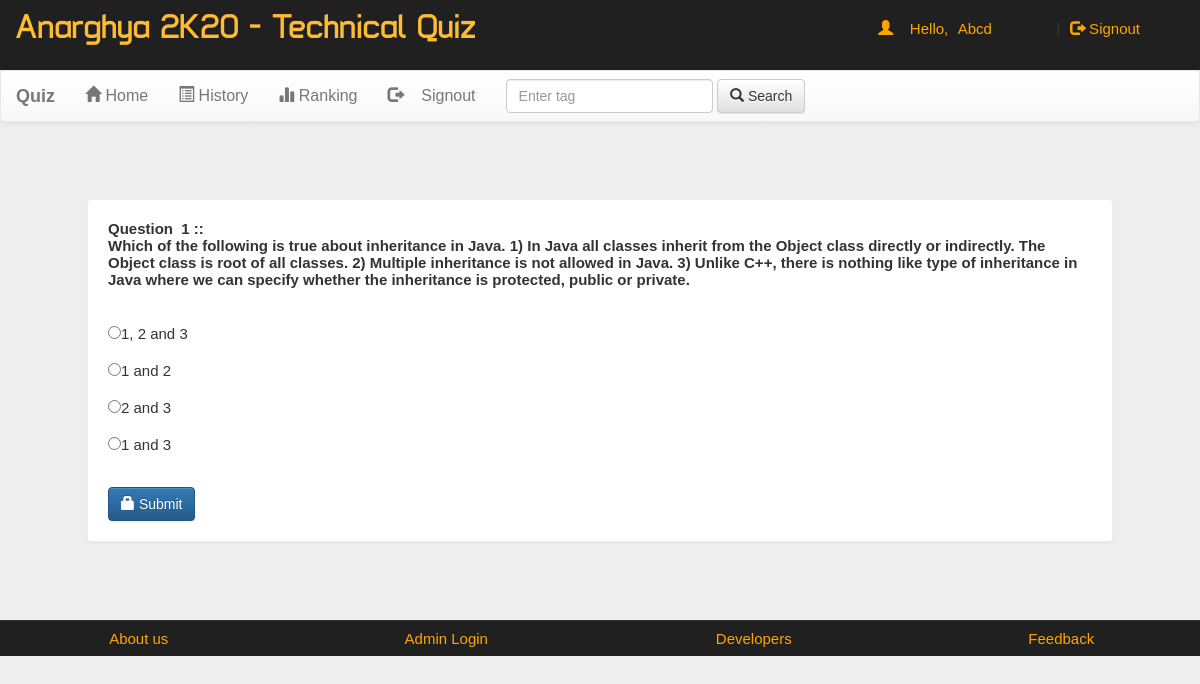
The app's page /account.php?q=quiz&step=2&eid=5e5ee65bc0132&n=1&t=5 (signed in) with its own data.
### tables this page shows
CREATE TABLE `questions` (
  `eid` text NOT NULL,
  `qid` text NOT NULL,
  `qns` text NOT NULL,
  `choice` int(10) NOT NULL,
  `sn` int(11) NOT NULL
);

CREATE TABLE `options` (
  `qid` varchar(50) NOT NULL,
  `option` varchar(5000) NOT NULL,
  `optionid` text NOT NULL
);

### account.php (the view, shortened to what this page needs)
<!DOCTYPE html PUBLIC "-//W3C//DTD XHTML 1.0 Transitional//EN" "http://www.w3.org/TR/xhtml1/DTD/xhtml1-transitional.dtd">
<html xmlns="http://www.w3.org/1999/xhtml">
<head>
<link  rel="stylesheet" href="css/bootstrap.min.css"/>
 <link  rel="stylesheet" href="css/bootstrap-theme.min.css"/>
 <link rel="stylesheet" href="css/main.css">
 <link  rel="stylesheet" href="css/font.css">
</head>
<body>
<div class="header">
<div class="row">
<div class="col-lg-6">
<span class="logo">Anarghya 2K20 - Technical Quiz</span></div>
<div class="col-md-4 col-md-offset-2">
 <?php
 include_once 'dbConnection.php';
  if(!(isset($_SESSION['email']))){
header("location:index.php");
}
else
{
$name = $_SESSION['name'];
echo '<span class="pull-right top title1" ><span class="log1"><span class="glyphicon glyphicon-user" aria-hidden="true"></span>&nbsp;&nbsp;&nbsp;&nbsp;Hello,</span> <a href="account.php?q=1" class="log log1">'.$name.'</a>&nbsp;|&nbsp;<a href="logout.php?q=account.php" class="log"><span class="glyphicon glyphicon-log-out" aria-hidden="true"></span>&nbsp;Signout</button></a></span>';
}?>
</div>
</div></div>
<div class="bg">
<nav class="navbar navbar-default title1">
  <div class="container-fluid">
    <div class="navbar-header">
      <a class="navbar-brand" href="#"><b>Quiz</b></a>
    </div>
    <div class="collapse navbar-collapse" id="bs-example-navbar-collapse-1">
      <ul class="nav navbar-nav">
        <li <?php if(@$_GET['q']==1) echo'class="active"'; ?> ><a href="account.php?q=1"><span class="glyphicon glyphicon-home" aria-hidden="true"></span>&nbsp;Home<span class="sr-only">(current)</span></a></li>
        <li <?php if(@$_GET['q']==2) echo'class="active"'; ?>><a href="account.php?q=2"><span class="glyphicon glyphicon-list-alt" aria-hidden="true"></span>&nbsp;History</a></li>
		<li <?php if(@$_GET['q']==3) echo'class="active"'; ?>><a href="account.php?q=3"><span class="glyphicon glyphicon-stats" aria-hidden="true"></span>&nbsp;Ranking</a></li>
		<li class="pull-right"> <a href="logout.php?q=account.php"><span class="glyphicon glyphicon-log-out" aria-hidden="true"></span>&nbsp;&nbsp;&nbsp;&nbsp;Signout</a></li>
		</ul>
            <form class="navbar-form navbar-left" role="search">
        <div class="form-group">
          <input type="text" class="form-control" placeholder="Enter tag ">
        </div>
        <button type="submit" class="btn btn-default"><span class="glyphicon glyphicon-search" aria-hidden="true"></span>&nbsp;Search</button>
      </form>
      </div>
  </div>
</nav>
<div class="container">
<div class="row">
<div class="col-md-12">
<?php
if(@$_GET['q']== 'quiz' && @$_GET['step']== 2) {
$eid=@$_GET['eid'];
$sn=@$_GET['n'];
$total=@$_GET['t'];
$q=mysqli_query($con,"SELECT * FROM questions WHERE eid='$eid' AND sn='$sn' " );
echo '<div class="panel" style="margin:5%">';
while($row=mysqli_fetch_array($q) )
{
$qns=$row['qns'];
$qid=$row['qid'];
echo '<b>Question &nbsp;'.$sn.'&nbsp;::<br />'.$qns.'</b><br /><br />';
}
$q=mysqli_query($con,"SELECT * FROM options WHERE qid='$qid' " );
echo '<form action="update.php?q=quiz&step=2&eid='.$eid.'&n='.$sn.'&t='.$total.'&qid='.$qid.'" method="POST"  class="form-horizontal">
<br />';
while($row=mysqli_fetch_array($q) )
{
$option=$row['option'];
$optionid=$row['optionid'];
echo'<input type="radio" name="ans" value="'.$optionid.'">'.$option.'<br /><br />';
}
echo'<br /><button type="submit" class="btn btn-primary"><span class="glyphicon glyphicon-lock" aria-hidden="true"></span>&nbsp;Submit</button></form></div>';
}
?>
</div></div></div></div>
<div class="row footer">
<div class="col-md-3 box">
<a href="http://www.synergyinstitute.net" target="_blank">About us</a>
</div>
<div class="col-md-3 box">
<a href="#" data-toggle="modal" data-target="#login">Admin Login</a></div>
<div class="col-md-3 box">
<a href="#" data-toggle="modal" data-target="#developers">Developers</a>
</div>
<div class="col-md-3 box">
<a href="feedback.php" target="_blank">Feedback</a></div></div>
</body>
</html>

### css/main.css (style rules this page uses)
body { overflow-x:hidden; width:100%; font: 15px "Century Gothic", "Times Roman", sans-serif; background:#eee; min-height:550px; background-attachment:fixed; }
.bg { min-height:550px; }
.panel { border-color:#eee; margin:40px; padding:20px; font: 15px "Century Gothic", "Times Roman", sans-serif; }
.header { background:#202020; height:70px; }
.logo { font-family:'typo'; font-size:35px; color:#ffbb33; margin:15px; }
.title1 { font: 16px "Century Gothic", "Times Roman", sans-serif; }
.footer { font-size:15px; text-align:center; border-top:1px solid; border-color:#323232; background-color:#202020; }
.footer a { margin:25px; color:orange; text-decoration:none; font: 15px "Century Gothic", "Times Roman", sans-serif; }
.box { padding:9px; }
.top { margin-top:20px; }
.log1 { font: 15px 'Ubuntu', sans-serif; color:orange; margin-left:10px; }
.log { margin:10px; margin-right:60px; margin-left:5px; color:orange; text-decoration:none; font-size:20px; font-size:15px; }

### records on screen
questions: qns "Which of the following is true about inheritance in Java. 1) In Java all classes inherit from the Object class directly or indirectly. The Object class is root of all classes. 2) Multiple inheritance is not allowed in Java. 3) Unlike C++, there is nothing like type of inheritance in Java where we can specify whether the inheritance is protected, public or private."
options: option "1, 2 and 3"
options: option "1 and 2"
options: option "2 and 3"
options: option "1 and 3"

### other values on screen
$name "Abcd"
